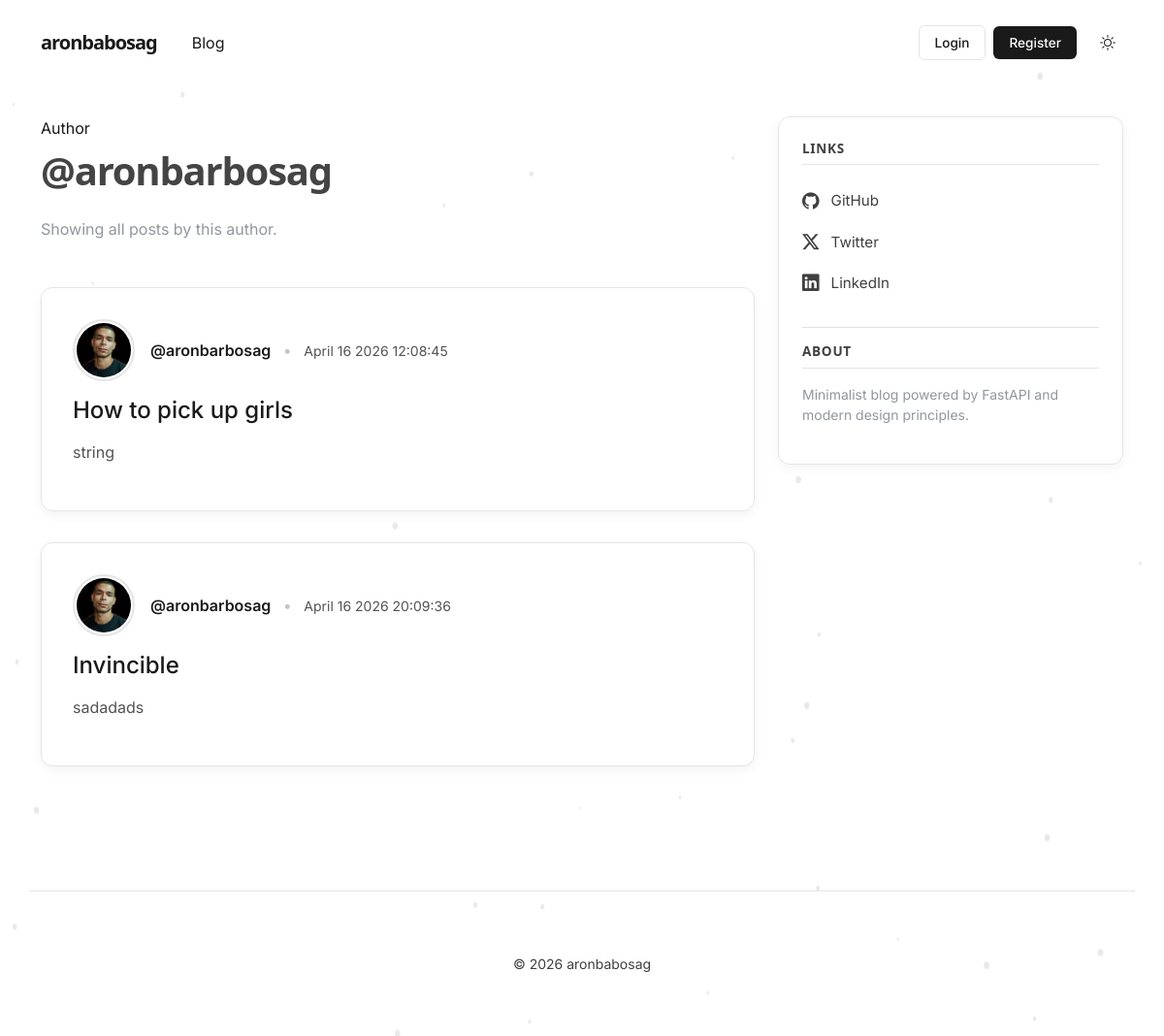
The page /users/1/posts on the database its author committed.
### models/entities/schemas.py (models this page shows, shortened)
class User(Base):
    __tablename__ = "users"
    id: Mapped[int] = mapped_column(Integer, primary_key=True, index=True)
    username: Mapped[str] = mapped_column(String(50), unique=True, nullable=False)
    email: Mapped[str] = mapped_column(String(120), unique=True, nullable=False)
    image_file: Mapped[str | None] = mapped_column(
        String(200),
        nullable=True,
        default=None,
    )
    posts: Mapped[list[Post]] = relationship(back_populates="author")

class Post(Base):
    __tablename__ = "posts"
    id: Mapped[int] = mapped_column(Integer, primary_key=True, index=True)
    title: Mapped[str] = mapped_column(String(100), nullable=False)
    content: Mapped[str] = mapped_column(Text, nullable=False)
    user_id: Mapped[int] = mapped_column(
        ForeignKey("users.id"),
        nullable=False,
        index=True,
    )
    date_posted: Mapped[datetime] = mapped_column(
        DateTime(timezone=True),
        default=lambda: datetime.now(UTC),
    )
    author: Mapped[User] = relationship(back_populates="posts", lazy="joined")

### main.py (the view)
@app.get("/users/{user_id}/posts", include_in_schema=False, name="user_posts")
def user_posts_page(request: Request, user_id: int):
    connection = DBConnectionHandler()
    repo = UserRepository(connection)
    posts = repo.select_user_post(user_id)
    user = repo.select_user(user_id)
    if posts and user:
        return templates.TemplateResponse(
            request,
            "user_posts.html",
            {"posts": posts, "user": user, "title": f"{user.username}'s Posts"},
        )
    raise HTTPException(status_code=status.HTTP_404_NOT_FOUND, detail="User not found")

### templates/user_posts.html
{% extends "layout.html" %}
{% block content %}
  <div class="mb-5">
    <div class="post-entry-meta mb-2">Author</div>
    <h1 class="fw-bold mb-4" style="letter-spacing: -0.03em;">@{{ user.username }}</h1>
    <p class="text-secondary opacity-75">Showing all posts by this author.</p>
  </div>
  <div class="post-list">
    {% for post in posts %}
      <article class="post-card-container">
        <div class="d-flex align-items-center gap-3 mb-3">
            <img class="rounded-circle article-img"
                 src="{{ post.author.image_path }}"
                 alt="{{ post.author.username }}"
                 width="40"
                 height="40"
                 loading="lazy">
            <div class="post-entry-meta mb-0">
              <span class="fw-semibold">@{{ post.author.username }}</span>
              <span class="mx-2 opacity-25">•</span>
              <time class="opacity-75 small">{{ post.date_posted.strftime(" %B %d %Y %H:%M:%S") }}</time>
            </div>
        </div>
        <a class="post-entry-title h4" href="{{ url_for('post_html', id=post.id) }}">
          {{ post.title }}
        </a>
        <p class="post-entry-content opacity-75 mt-3">
          {{ post.content | truncate(160) }}
        </p>
      </article>
    {% else %}
      <div class="py-5 text-center opacity-50">
        <p>No posts found by this user.</p>
        <a href="{{ url_for('home') }}" class="text-decoration-underline color-inherit">Back to Home</a>
      </div>
    {% endfor %}
  </div>
{% endblock content %}

### static/css/main.css (style rules this page uses)
:root { --font-heading: "Montserrat", system-ui, -apple-system, BlinkMacSystemFont, sans-serif; --font-body: "Nunito", system-ui, -apple-system, BlinkMacSystemFont, sans-serif; --color-bg-body: #fafafa; --color-bg-content: #ffffff; --color-text-primary: #333333; --color-text-heading: #444444; --color-steel: #527c9f; --color-nav-link: #cbd5db; --color-nav-link-hover: #ffffff; --color-link-hover: #428bca; --color-border: #dddddd; --color-border-light: #e3e3e3; --spacing-xl: 5rem; --article-img-size: 4rem; --account-img-size: 7.813rem; }
body { font-family: var(--font-body); background: var(--color-bg-body); color: var(--color-text-primary); }
h1, h2, h3, h4, h5, h6 { font-family: var(--font-heading); color: var(--color-text-heading); }
a { text-decoration: none; }
.article-img { height: var(--article-img-size); width: var(--article-img-size); flex-shrink: 0; object-fit: cover; border: 1px solid var(--color-border-light); box-shadow: 0 0 0 2px var(--color-bg-content); }

### templates/layout.html (style rules this page uses)
:root { --bg-color: #ffffff; --text-color: #1a1a1a; --accent-color: #404040; --border-color: #e5e5e5; --hover-color: #f5f5f5; --card-shadow: 0 4px 12px rgba(0, 0, 0, 0.05); --font-main: 'Inter', sans-serif; }
body { font-family: var(--font-main); background-color: var(--bg-color); color: var(--text-color); transition: background-color 0.4s ease, color 0.4s ease; overflow-x: hidden; min-height: 100vh; }
.post-card-container { border: 1px solid var(--border-color); border-radius: 12px; padding: 2rem; margin-bottom: 2rem; background: var(--bg-color); box-shadow: var(--card-shadow); transition: transform 0.2s ease; }
.article-img { border: 2px solid var(--border-color); padding: 2px; object-fit: cover; }

### rows shown on the page
User: username "aronbarbosag"
Post: author.image_path (picture), author.username "aronbarbosag", date_posted "April 16 2026 12:08:45", title "How to pick up girls", content "string"
Post: author.image_path (picture), author.username "aronbarbosag", date_posted "April 16 2026 20:09:36", title "Invincible", content "sadadads"
